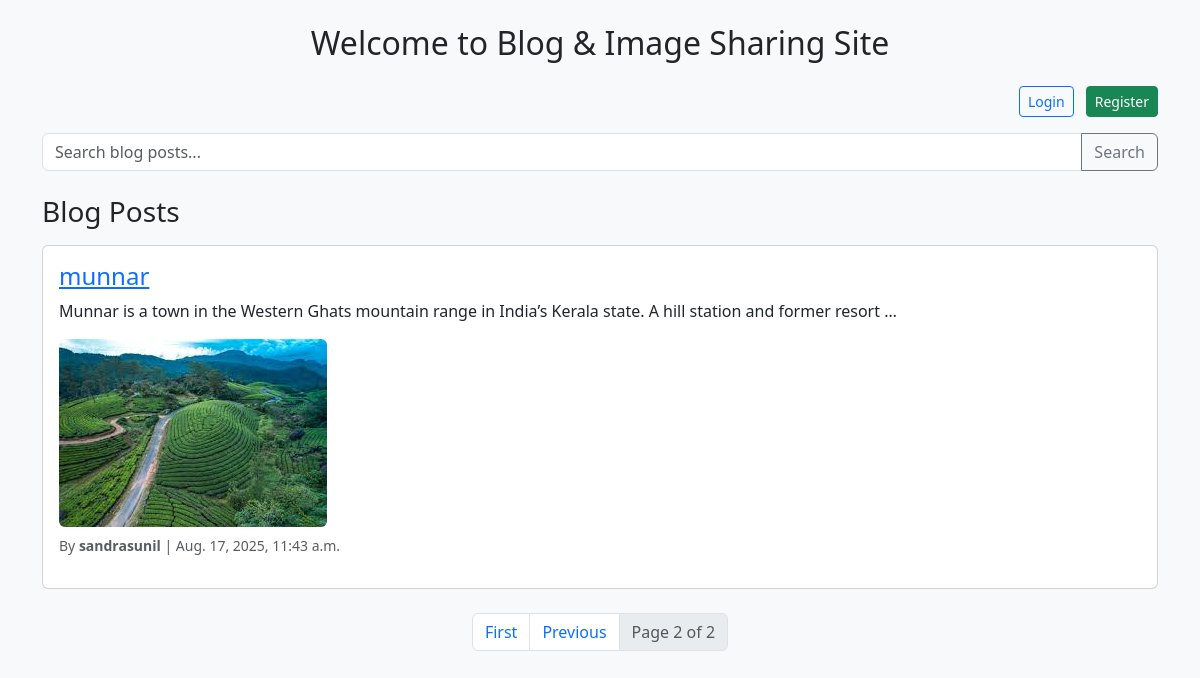
The page /home/?page=2 on the database its author committed.
### blogapp/models.py (models this page shows, shortened)
class BlogPost(models.Model):
    author = models.ForeignKey(User, on_delete=models.CASCADE)
    title = models.CharField(max_length=200)
    content = models.TextField()
    image = models.ImageField(upload_to='blog_images/', blank=True, null=True)
    created_at = models.DateTimeField(auto_now_add=True)

### blogapp/views.py (the view)
# urls.py: 2. Add a URL to urlpatterns:  path('', views.home, name='home')
def home(request):
    posts_list = BlogPost.objects.all().order_by('-created_at')
    paginator = Paginator(posts_list, 3)  # Show 3 posts per page
    page_number = request.GET.get('page')
    posts = paginator.get_page(page_number)
    return render(request, 'blogapp/home.html', {'posts': posts})

### blogapp/templates/blogapp/home.html (shortened to what this page needs)
<!DOCTYPE html>
{% load static %}
<html lang="en">
<head>
    <link href="https://cdn.jsdelivr.net/npm/bootstrap@5.3.3/dist/css/bootstrap.min.css" rel="stylesheet">
</head>
<body class="bg-light">
<div class="container py-4">
    <h2 class="mb-4 text-center">Welcome to Blog & Image Sharing Site</h2>
    <div class="mb-3 text-end">
        {% if user.is_authenticated %}
            <p class="mb-1">Hello, <strong>{{ user.username }}</strong>!</p>
            <a href="{% url 'login' %}" class="btn btn-outline-danger btn-sm me-2">Logout</a>
            <a href="{% url 'create_post' %}" class="btn btn-primary btn-sm">+ New Blog Post</a>
        {% else %}
            <a href="{% url 'login' %}" class="btn btn-outline-primary btn-sm me-2">Login</a>
            <a href="{% url 'register' %}" class="btn btn-success btn-sm">Register</a>
        {% endif %}
    </div>
    <form method="get" action="{% url 'home' %}" class="input-group mb-4">
        <input type="text" name="q" class="form-control" placeholder="Search blog posts..." value="{{ query|default_if_none:'' }}">
        <button type="submit" class="btn btn-outline-secondary">Search</button>
    </form>
    <h3 class="mb-3"> Blog Posts</h3>
    {% for post in posts %}
        <div class="card mb-4">
            <div class="card-body">
                <h4 class="card-title">
                    <a href="{% url 'post_detail' post.id %}">{{ post.title }}</a>
                </h4>
                <p class="card-text">{{ post.content|truncatewords:20 }}</p>
                {% if post.image %}
                    <img src="{{ post.image.url }}" class="img-fluid mb-2 rounded" style="max-width: 300px;">
                {% endif %}
                <p class="text-muted small">By <strong>{{ post.author.username }}</strong> | {{ post.created_at }}</p>
            </div>
        </div>
    {% empty %}
        <p class="text-muted">No posts found{{ query|yesno:" for your search query.,." }}</p>
    {% endfor %}
    {% if posts.paginator.num_pages > 1 %}
        <nav aria-label="Page navigation">
            <ul class="pagination justify-content-center">
                {% if posts.has_previous %}
                    <li class="page-item">
                        <a class="page-link" href="?{% if query %}q={{ query }}&{% endif %}page=1">First</a>
                    </li>
                    <li class="page-item">
                        <a class="page-link" href="?{% if query %}q={{ query }}&{% endif %}page={{ posts.previous_page_number }}">Previous</a>
                    </li>
                {% endif %}
                <li class="page-item disabled">
                    <span class="page-link">Page {{ posts.number }} of {{ posts.paginator.num_pages }}</span>
                </li>
            </ul>
        </nav>
    {% endif %}
</div>
</body>
</html>

### rows shown on the page
BlogPost: title "munnar", content "Munnar is a town in the Western Ghats mountain range in India’s Kerala state. A hill station and former resort …", image (picture), author.username "sandrasunil", created_at "Aug. 17, 2025, 11:43 a.m."

### other values the page prints
{{ posts.number }} "2"
{{ posts.paginator.num_pages }} "2"
